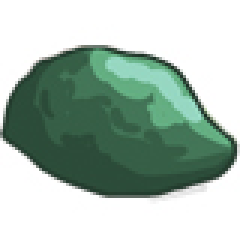
#> input picture MapImgs/Map0/BlockedFloor.jpg, 80 x 80 px (shown 3 times larger)
$ python SplitImages.py Map0/BlockedFloor.jpg Map0/levelUp.jpg 5 5
#> lines starting #> are read from the running program, lines starting #| are printed output that depends on the picture
from PIL import Image
import os
import sys

def split_image(img_file, map_folder, n_width, n_height):
#> called with img_file = 'Map0/BlockedFloor.jpg', map_folder = 'Map0/levelUp.jpg', n_width = 5, n_height = 5
    image = Image.open(img_file)
#> image is the input picture: PIL image 80x80 RGB; mean R, G, B 168.7, 188.1, 177
    width, height = image.size
#> width = 80; height = 80

    per_width = width / n_width
#> per_width = 16
    per_height = height / n_width
#> per_height = 16

    for i in range(n_width):
        for j in range(n_height):
            left = i * per_width
            top = j * per_height
            right = left + per_width
            bottom = top + per_height
            per_image = image.crop((left, top, right, bottom))
            per_image.save(f'{map_folder}/Map_img_{i}{j}.png')
#> this loop made 5 passes
#> pass 1, in split_image, `per_image.save(f'{map_folder}/Map_img_{i}{j}.png')`:
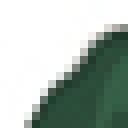
#> saved as Map_img_01.png: PIL image 16x16 RGB (shown 8 times larger); mean R, G, B 172.9, 184.8, 177.5
#> pass 1, in split_image, `per_image.save(f'{map_folder}/Map_img_{i}{j}.png')`:
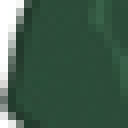
#> saved as Map_img_02.png: PIL image 16x16 RGB (shown 8 times larger); mean R, G, B 63.5, 91.8, 75.2
#> pass 1, in split_image, `per_image.save(f'{map_folder}/Map_img_{i}{j}.png')`:
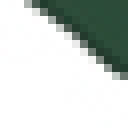
#> saved as Map_img_03.png: PIL image 16x16 RGB (shown 8 times larger); mean R, G, B 200.7, 207.9, 203.7
#> after the loop:
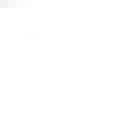
#> per_image: PIL image 16x16 RGB (shown 8 times larger); min 242, max 255, mean 254.9

if __name__ == '__main__':
    split_image(sys.argv[1], sys.argv[2], int(sys.argv[3]), int(sys.argv[4]))
